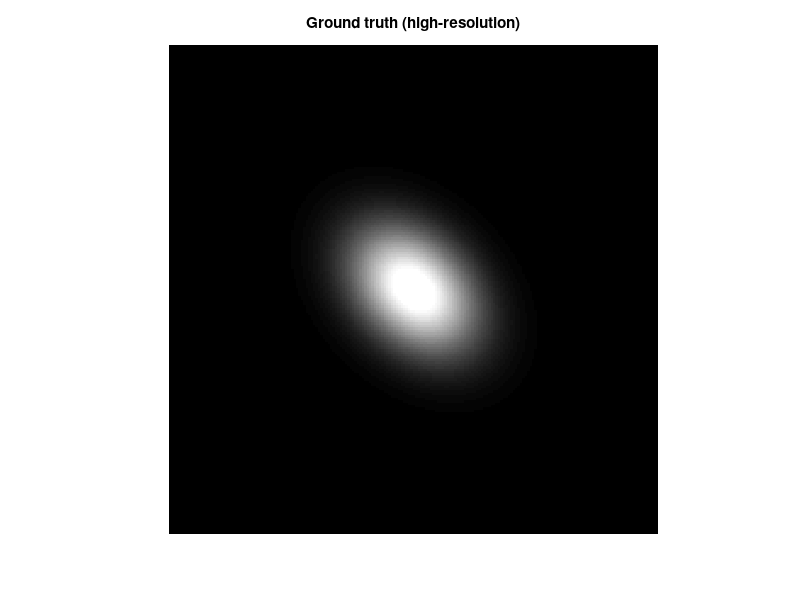
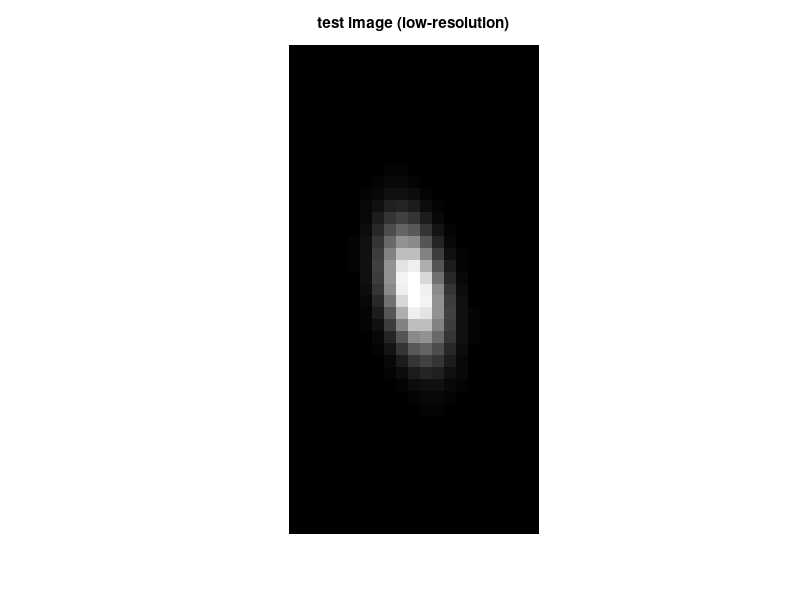
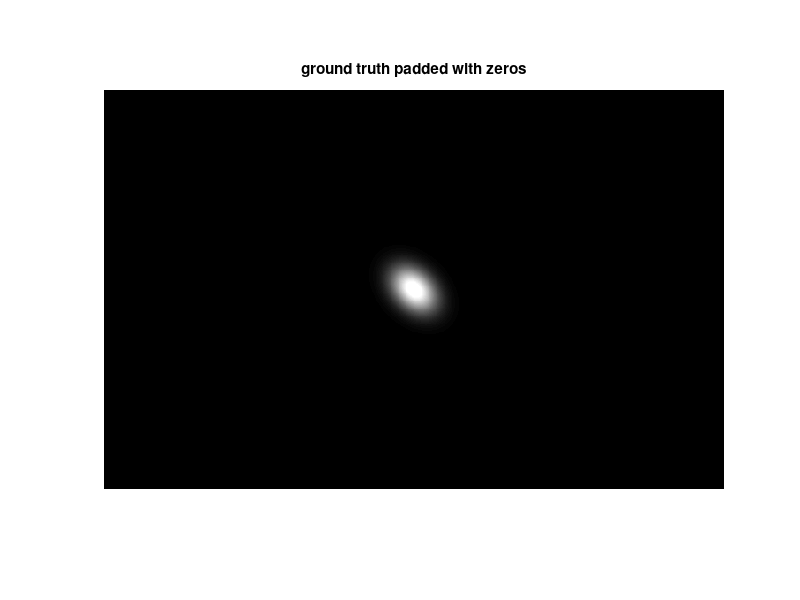

These figures' MATLAB source, in order: (Note: this script raises an error after producing the figures.)
% Quantification of sub-voxel level uncertainties for 2D Gaussians (Fig.7 in paper) using
% SSIM (structural similarity index) 

% mean and covariance of Gaussians
mu = [0 0];
Sigma = [3 1; 1 3];
% Discretize Gaussian
x1 = -10:.1:10; x2 = -10:.1:10;
[X1,X2] = meshgrid(x1,x2);
F = mvnpdf([X1(:) X2(:)],mu,Sigma);
F = reshape(F,length(x2),length(x1));
F = F*20;
% Visualize Gaussian: Consider this as a groundtruth (Fig. 7a in paper)
figure;
imshow(F);
title('Ground truth (high-resolution)');

% Generate a test image  (Fig. 7b in paper) by downsampling at offset
% offsetX, offsetY = [0, 0] units
% downSampling rate X = 0.5 units
% downsamling rate Y = 1 unit
% test image is generated to simulate a postoperative DBS CT image of
% patient head
Dx = 0.5;
Dy = 1;
numX = Dx/0.1;
numY = Dy/0.1;
testImage = F(1:numX:end, 1:numY:end);
figure;
imshow(testImage);
title('test image (low-resolution)');

% Pad ground truth F on both side by numplanes (Fig. 7c in paper)
numPlanes = 25;
padPixelsX = numPlanes*Dx/0.1;
padPixelsY = numPlanes*Dy/0.1;
Fnew = padarray(F, [padPixelsX, padPixelsY], 'both');
figure;
imshow(Fnew);
title('ground truth padded with zeros');

% downsample with offset sampling numplanes -3, numplanes + 3 units
xOffsets = (numPlanes-3)*Dx:0.1:(numPlanes+3)*Dx;
yOffsets = (numPlanes-3)*Dy:0.1:(numPlanes+3)*Dy;

uncertainCenters = zeros(length(xOffsets)*length(yOffsets),3);
%observation = testImage;
observation = mat2gray(imgradient(testImage));
[o1, o2] = size(observation);

% Draw low-resolution samples from the ground truth image and compare
% their similarity index (SSIM) with the test image. Comparisons can be
% parallelized since samples are independent of each other and similarity 
% value is stored in uncertainCenters array
% You may play with SSIM exponent parameter values
parfor  linId=1:numel(xOffsets)*numel(yOffsets)
            [i, j] = ind2sub([numel(xOffsets), numel(yOffsets)], linId);
            oX = xOffsets(i);
            oY = yOffsets(j);
            % linId = sub2ind([numel(xOffsets), numel(yOffsets)], i, j );
            % obtain samples along X and Y
            numPixX = oX/0.1;
            numPixY = oY/0.1;
            dwnX = Dx/0.1;
            dwnY = Dy/0.1;
            mSample= Fnew(numPixX:dwnX:end, numPixY:dwnY:end);
            center = [numPlanes*Dx + 10 - oX, numPlanes*Dy + 10 - oY];
            [m1, m2] = size(mSample);
            if(o1 > m1) || (o2 > m2)
                likelihood = 0;
            else
                sample = mat2gray(imgradient(mSample(1:o1, 1:o2)*10));
                likelihood = ssim(sample, observation, 'Exponents', [0, 25, 25]);
            end
             uncertainCenters(linId,:) = [center, likelihood];
end

% Visualize Gaussian center spatial position likelihoods (Similar to Fig. 7d-f in paper)
% The highest likelihood can be seen at the offset=numplanes
probabilities = reshape(uncertainCenters(:,3), [length(xOffsets), length(yOffsets)]);
figure
imshow(probabilities)
title('Gaussian-mean positional likelihood visualization');